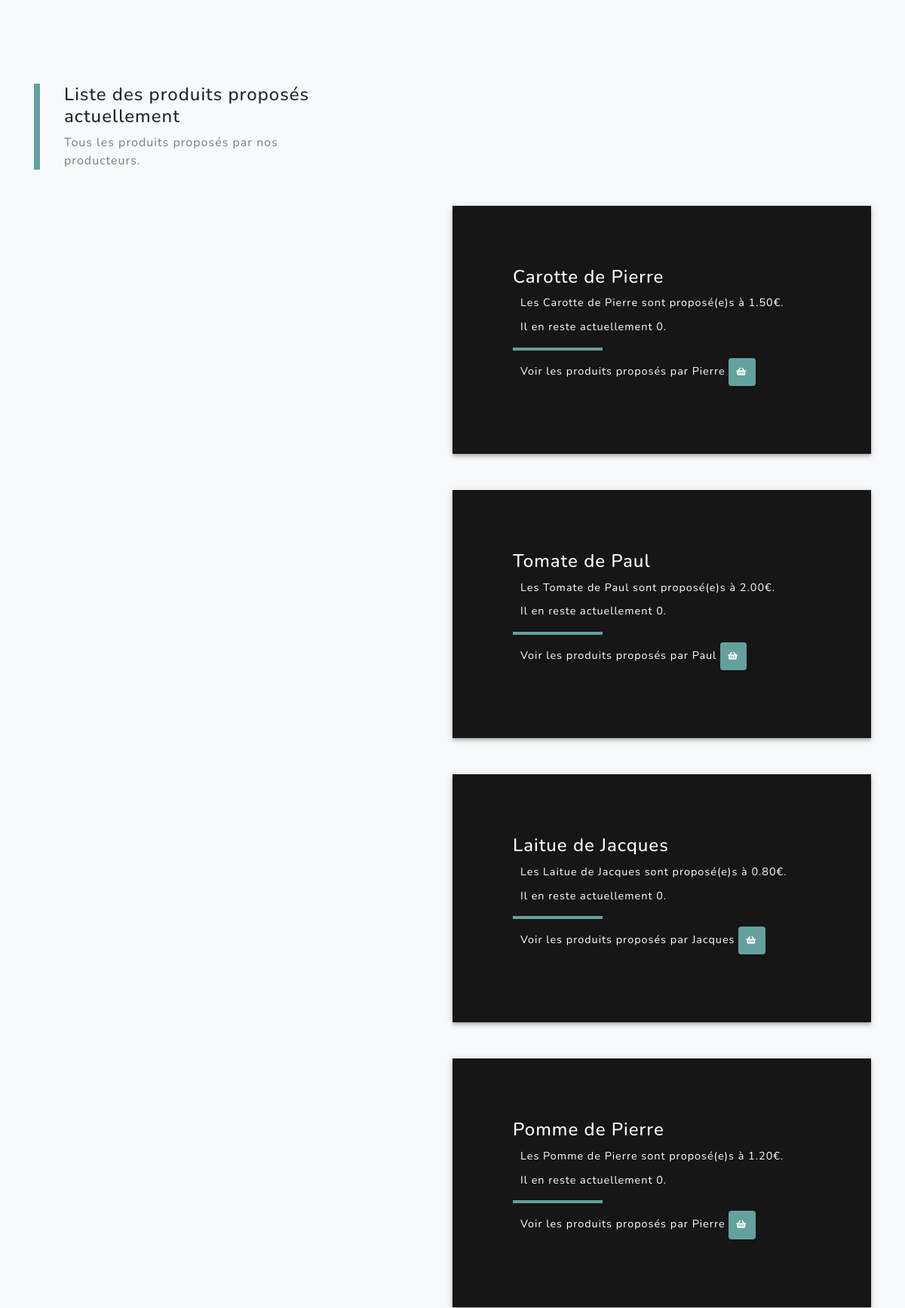
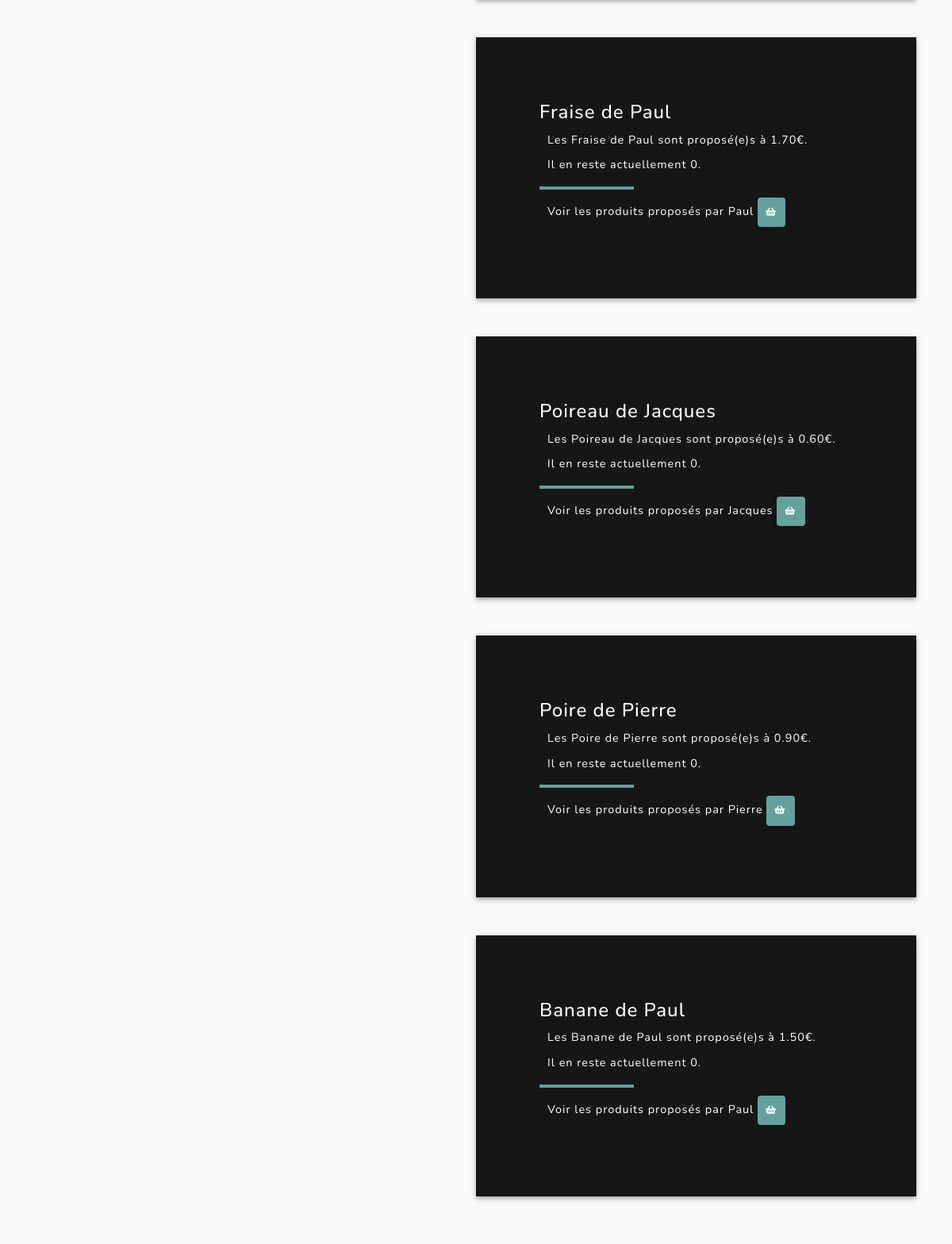
Before: /displayProducts (middle part) with the older database file (2 pictures, top to bottom).
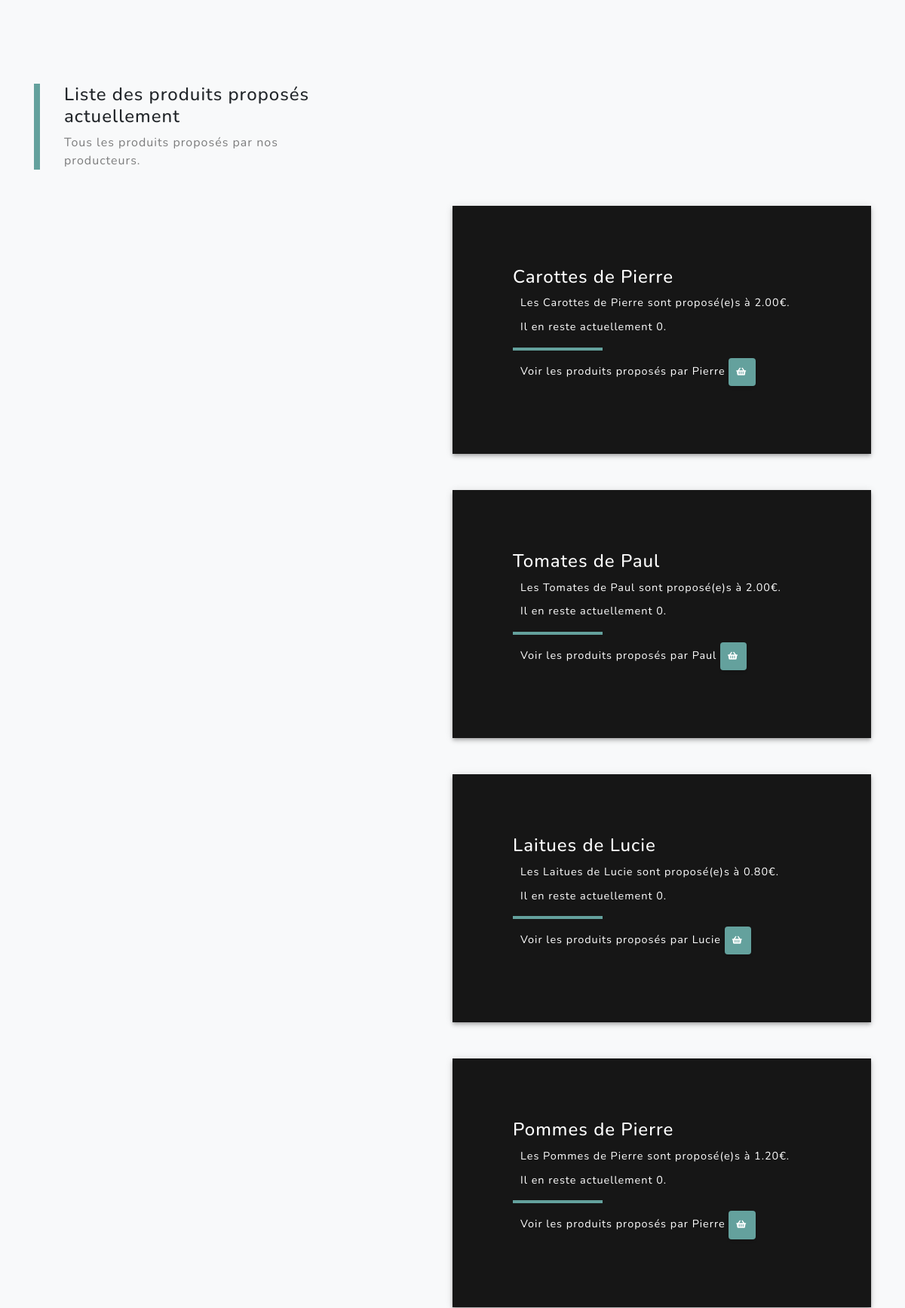
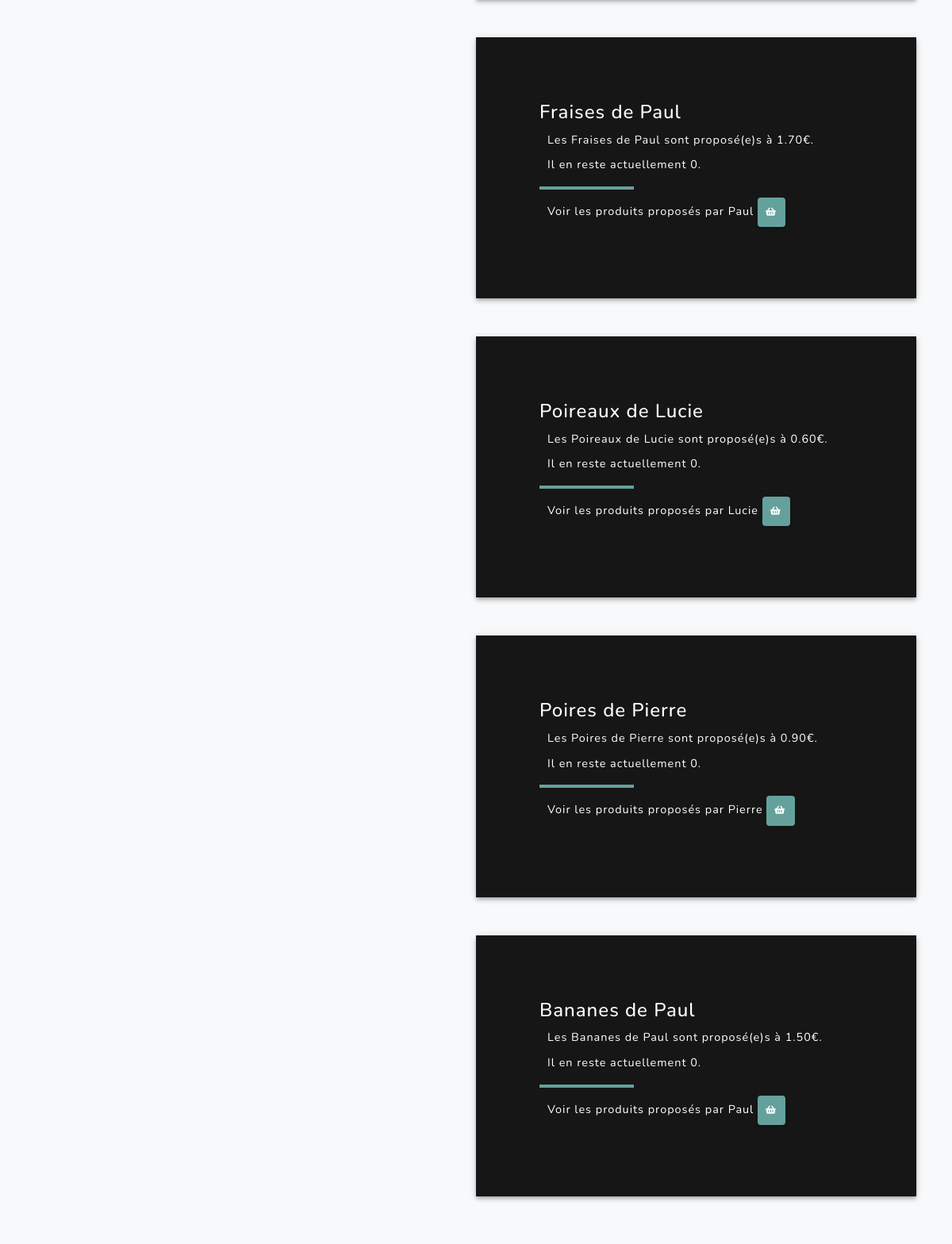
After: the same page with the newer database file (2 pictures, top to bottom).
### tables this page shows
CREATE TABLE `products` (
  `id` int(11) unsigned NOT NULL AUTO_INCREMENT,
  `name` varchar(50) NOT NULL,
  `price` decimal(10,2) unsigned NOT NULL,
  `image` varchar(1000) DEFAULT NULL,
  `quantity` int(10) unsigned NOT NULL,
  `farmer_id` int(11) unsigned NOT NULL,
  `type_id` int(11) unsigned NOT NULL,
  PRIMARY KEY (`id`),
  KEY `farmer_id` (`farmer_id`),
  KEY `type_id` (`type_id`),
  CONSTRAINT `products_ibfk_1` FOREIGN KEY (`farmer_id`) REFERENCES `farmers` (`id`),
  CONSTRAINT `products_ibfk_2` FOREIGN KEY (`type_id`) REFERENCES `types` (`id`)
);

CREATE TABLE `farmers` (
  `id` int(11) unsigned NOT NULL AUTO_INCREMENT,
  `name` varchar(50) NOT NULL,
  `description` varchar(1000) NOT NULL,
  `location` varchar(50) NOT NULL,
  `image` varchar(1000) DEFAULT '/public/img/default-profile.png',
  PRIMARY KEY (`id`),
  UNIQUE KEY `name` (`name`)
);

### classes/Product.php (called while the page is built, shortened)
<?php
class Product
{
    public static function getAllProducts()
    {
        $db = new Database;
        $sql = "SELECT products.id, products.name, products.image, products.price, products.quantity,
        types.name as type, farmers.name as farmer, farmers.id as farmer_id from products
        LEFT JOIN types ON products.type_id = types.id
        LEFT JOIN farmers ON products.farmer_id = farmers.id
        order by id;";
        $result = $db->req($sql);
        return $result;
    }
}

### classes/Database.php (called while the page is built, shortened)
<?php
class Database
{
    private $db = 'mysql:host=localhost;dbname=app_db';
    private $login = 'root';
    private $pass = '0000';
    protected $connec;
    private function openConnexion()
    {
        try {
            $bdd = new PDO($this->db, $this->login, $this->pass);
            $bdd->setAttribute(PDO::ATTR_ERRMODE, PDO::ERRMODE_WARNING);
            $bdd->setAttribute(PDO::ATTR_DEFAULT_FETCH_MODE, PDO::FETCH_OBJ);
            $this->connec = $bdd;
        } catch (PDOException $e) {
            die($e->getMessage());
        }
    }
    public function req($sql, array $param = null)
    {
        $stmt = $this->connec->prepare($sql);
        $stmt->execute();
        return $stmt->fetchAll();
        $this->connec = null;
    }
}

### public/views/products/displayProducts.php (the view, shortened to what this page needs)
<?php
$products = Product::getAllProducts();
?>
<section id="section" class="projects-section bg-light">
    <div class="container">
        <div class="row align-items-center no-gutters mb-4 mb-lg-5">
            <div class="col-xl-4 col-lg-5">
                <div class="featured-text text-center text-lg-left">
                    <h4>Liste des produits proposés actuellement</h4>
                    <p class="text-black-50 mb-0">Tous les produits proposés par nos producteurs.</p>
                </div>
            </div>
        </div>
        <?php foreach ($products as $key => $value) : ?>
            <div class="row justify-content-center no-gutters mb-5 displayProducts">
                <div class="col-lg-6">
                </div>
                <div class="col-lg-6 shadow-4dp">
                    <div class="bg-black text-center h-100 project">
                        <div class="d-flex h-100">
                            <div class="project-text w-100 my-auto text-center text-lg-left">
                                <h4 class="text-white cont-btn-displayProducts"><?= $value->name ?> de <?= $value->farmer ?></h4>
                                <p class="mb-0 text-white">Les <?= $value->name ?> de <?= $value->farmer ?> sont proposé(e)s à <?= $value->price ?>€.</p>
                                <p class="mb-0 text-white">Il en reste actuellement <?= $value->quantity ?>.</p>
                                <hr class="d-none d-lg-block mb-0 ml-0">
                                <p class="text-white">Voir les produits proposés par <?= $value->farmer ?>
                                    <a href="/displayProductsByFarmer?<?= $value->farmer_id ?>"><button type="button" class="btn btn-farmer shadow-2dp" value="<?= $value->farmer_id ?>"><i class="fas fa-shopping-basket"></i></button></a>
                                </p>
                            </div>
                        </div>
                    </div>
                </div>
            </div>
        <?php endforeach ?>
    </div>
</section>

Changed rows visible on the page:
changed products: name "Carotte" → "Carottes"; price "1.50" → "2.00"
changed products: name "Tomate" → "Tomates"
changed products: name "Laitue" → "Laitues"; farmer.name "Jacques" → "Lucie"
changed products: name "Pomme" → "Pommes"
changed products: name "Fraise" → "Fraises"
changed products: name "Poireau" → "Poireaux"; farmer.name "Jacques" → "Lucie"
changed products: name "Poire" → "Poires"
changed products: name "Banane" → "Bananes"
